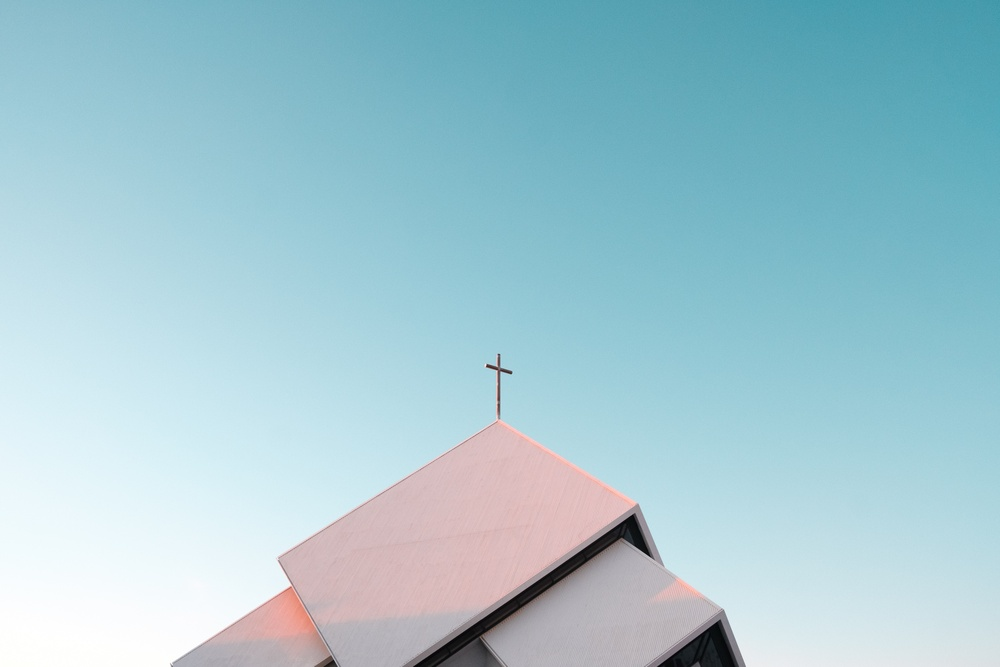
#> input picture test.jpg, 1000 x 667 px, shrunk from 5939 x 3959 before the run
$ python tempCodeRunnerFile.py
#> lines starting #> are read from the running program, lines starting #| are printed output that depends on the picture
import numpy as np
from tkinter import filedialog
import cv2

def local_variance(image, window_size):
    """
    Calculate local variance for each pixel in the image using the formula:

    var(m,n) = ∑(i=1 to w) ∑(j=1 to w) [g(i,j) - mean]² / (w × w)

    Args:
        image: Input grayscale image as a 2D numpy array
        window_size: Size of the square window (w)

    Returns:
        2D numpy array containing variance at each pixel
    """
    # Get image dimensions
    height, width = image.shape

    # Pad the image to handle boundary conditions
    pad_size = window_size // 2
    padded_image = np.pad(image, pad_size, mode='reflect')

    # Initialize output variance map
    variance_map = np.zeros((height, width))

    # For each pixel position in the original image
    for m in range(height):
        for n in range(width):
            # Extract the window centered at (m,n)
            window = padded_image[m:m+window_size, n:n+window_size]

            # Calculate mean of the window
            window_mean = np.mean(window)

            # Calculate the variance using the formula
            sum_squared_diff = 0
            for i in range(window_size):
                for j in range(window_size):
                    # g(i,j) - mean, squared
                    sum_squared_diff += (window[i, j] - window_mean)**2

            # Divide by window size to get variance
            variance_map[m, n] = sum_squared_diff / (window_size * window_size)

    return variance_map

# Example usage
def main():
    file_path = filedialog.askopenfilename()
#> the answer given: test.jpg

    image = cv2.imread(file_path, cv2.IMREAD_GRAYSCALE)
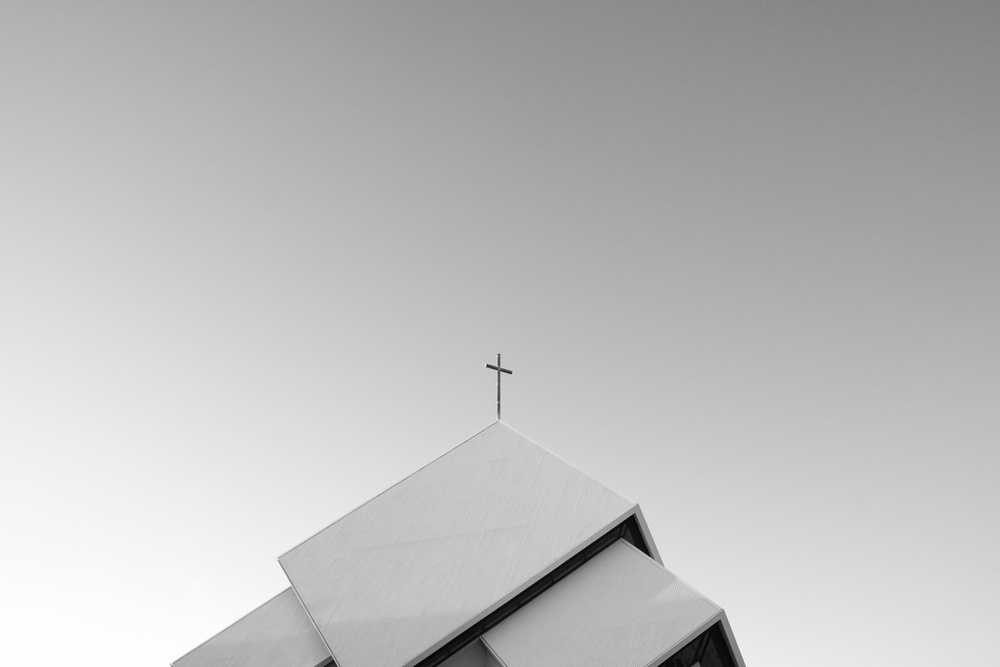
#> image: shape (667, 1000); min 1, max 255, mean 189.3

    # Calculate local variance with window size 5
    variance_map = local_variance(image, window_size=5)
#> after the loop in local_variance, `for m in range(height):`:
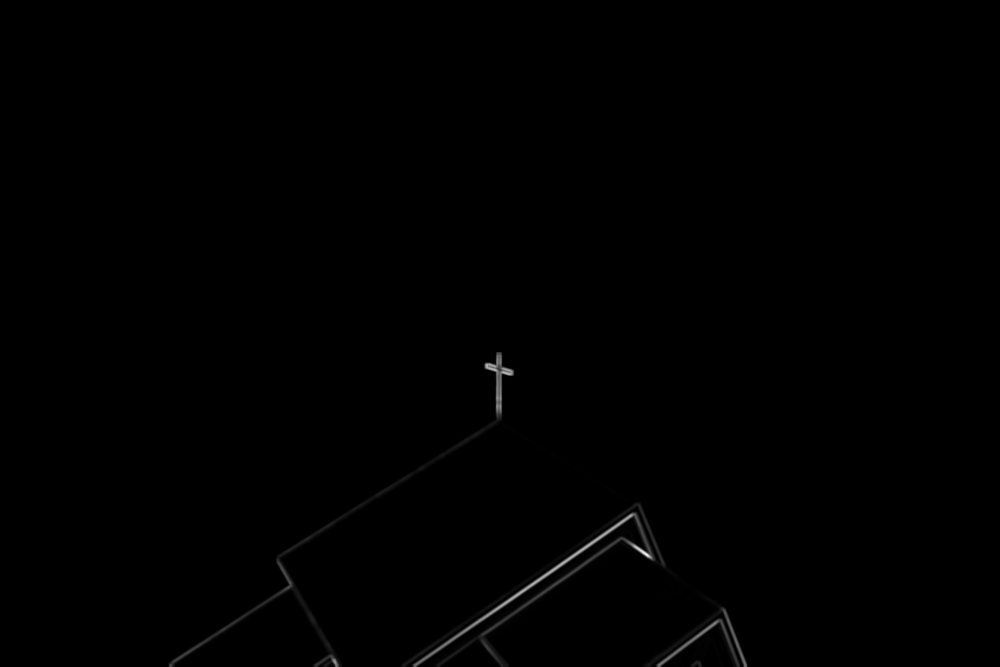
#> variance_map: shape (667, 1000) float64; min 0, max 6130.6, mean 17.7; drawn with min black and max white

    # If you want to visualize (requires matplotlib):
    import matplotlib.pyplot as plt
    plt.figure(figsize=(12, 5))

    plt.subplot(121)
    plt.imshow(image, cmap='gray')
    plt.title('Original Image')

    plt.subplot(122)
    plt.imshow(variance_map, cmap='viridis')
    plt.title('Local Variance Map')

    plt.tight_layout()
    plt.show()
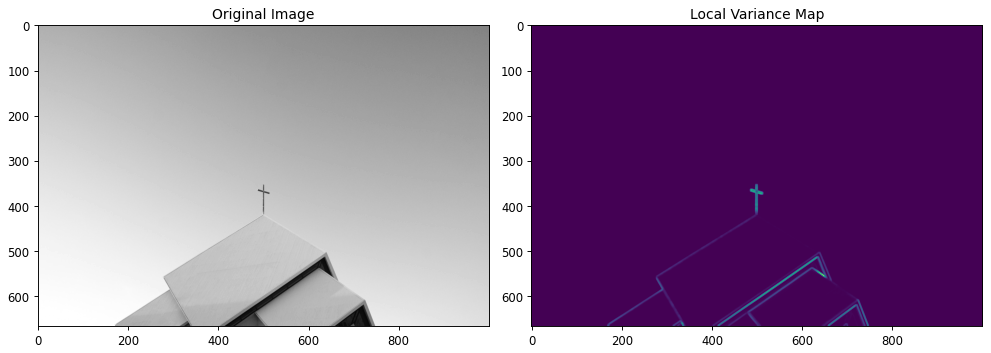
#> figure drawn by matplotlib, 2 panels

if __name__ == "__main__":
    main()
